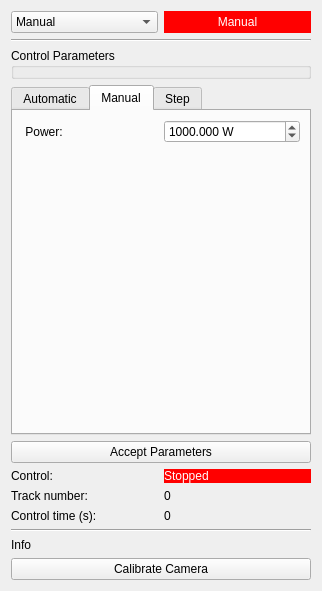
<?xml version="1.0" encoding="UTF-8"?>
<ui version="4.0">
 <class>Form</class>
 <widget class="QWidget" name="Form">
  <property name="geometry">
   <rect>
    <x>0</x>
    <y>0</y>
    <width>322</width>
    <height>591</height>
   </rect>
  </property>
  <property name="windowTitle">
   <string>Form</string>
  </property>
  <layout class="QVBoxLayout" name="verticalLayout">
   <item>
    <layout class="QHBoxLayout" name="horizontalLayout_2">
     <item>
      <widget class="QComboBox" name="btnMode">
       <item>
        <property name="text">
         <string>Manual</string>
        </property>
       </item>
       <item>
        <property name="text">
         <string>Automatic</string>
        </property>
       </item>
       <item>
        <property name="text">
         <string>Step</string>
        </property>
       </item>
      </widget>
     </item>
     <item>
      <widget class="QLabel" name="lblStatus">
       <property name="styleSheet">
        <string notr="true">background-color: rgb(255, 0, 0);
color: rgb(255, 255, 255);</string>
       </property>
       <property name="text">
        <string>Manual</string>
       </property>
       <property name="alignment">
        <set>Qt::AlignCenter</set>
       </property>
      </widget>
     </item>
    </layout>
   </item>
   <item>
    <widget class="Line" name="line_2">
     <property name="orientation">
      <enum>Qt::Horizontal</enum>
     </property>
    </widget>
   </item>
   <item>
    <widget class="QGroupBox" name="grpControl">
     <property name="title">
      <string>Control Parameters</string>
     </property>
     <layout class="QVBoxLayout" name="verticalLayout_2">
      <property name="leftMargin">
       <number>0</number>
      </property>
      <property name="topMargin">
       <number>6</number>
      </property>
      <property name="rightMargin">
       <number>6</number>
      </property>
      <property name="bottomMargin">
       <number>0</number>
      </property>
     </layout>
    </widget>
   </item>
   <item>
    <widget class="QTabWidget" name="tbParams">
     <property name="currentIndex">
      <number>1</number>
     </property>
     <widget class="QWidget" name="tab">
      <attribute name="title">
       <string>Automatic</string>
      </attribute>
      <layout class="QGridLayout" name="gridLayout_4">
       <item row="0" column="0">
        <layout class="QGridLayout" name="gridLayout_3">
         <item row="0" column="0">
          <widget class="QLabel" name="lblWidth">
           <property name="text">
            <string> Width:</string>
           </property>
          </widget>
         </item>
         <item row="0" column="1">
          <widget class="QDoubleSpinBox" name="sbWidth">
           <property name="decimals">
            <number>3</number>
           </property>
           <property name="maximum">
            <double>1000.000000000000000</double>
           </property>
           <property name="value">
            <double>3.000000000000000</double>
           </property>
          </widget>
         </item>
         <item row="4" column="0">
          <widget class="QLabel" name="lblKd">
           <property name="text">
            <string> Kd:</string>
           </property>
          </widget>
         </item>
         <item row="4" column="1">
          <widget class="QDoubleSpinBox" name="sbKd">
           <property name="enabled">
            <bool>true</bool>
           </property>
           <property name="maximum">
            <double>1000.000000000000000</double>
           </property>
          </widget>
         </item>
         <item row="2" column="1">
          <widget class="QDoubleSpinBox" name="sbKp">
           <property name="enabled">
            <bool>true</bool>
           </property>
           <property name="maximum">
            <double>1000.000000000000000</double>
           </property>
           <property name="value">
            <double>5.000000000000000</double>
           </property>
          </widget>
         </item>
         <item row="3" column="1">
          <widget class="QDoubleSpinBox" name="sbKi">
           <property name="enabled">
            <bool>true</bool>
           </property>
           <property name="maximum">
            <double>1000.000000000000000</double>
           </property>
           <property name="value">
            <double>100.000000000000000</double>
           </property>
          </widget>
         </item>
         <item row="3" column="0">
          <widget class="QLabel" name="lblKi">
           <property name="text">
            <string> Ki: </string>
           </property>
          </widget>
         </item>
         <item row="2" column="0">
          <widget class="QLabel" name="lblKp">
           <property name="text">
            <string> Kp: </string>
           </property>
          </widget>
         </item>
         <item row="7" column="1">
          <widget class="QDoubleSpinBox" name="sbTrack"/>
         </item>
         <item row="7" column="0">
          <widget class="QLabel" name="lblTrack_2">
           <property name="text">
            <string>Track lenght(s):</string>
           </property>
          </widget>
         </item>
         <item row="5" column="1">
          <widget class="Line" name="line_4">
           <property name="orientation">
            <enum>Qt::Horizontal</enum>
           </property>
          </widget>
         </item>
         <item row="5" column="0">
          <widget class="Line" name="line">
           <property name="orientation">
            <enum>Qt::Horizontal</enum>
           </property>
          </widget>
         </item>
         <item row="1" column="0">
          <widget class="Line" name="line_5">
           <property name="orientation">
            <enum>Qt::Horizontal</enum>
           </property>
          </widget>
         </item>
         <item row="1" column="1">
          <widget class="Line" name="line_6">
           <property name="orientation">
            <enum>Qt::Horizontal</enum>
           </property>
          </widget>
         </item>
         <item row="6" column="0">
          <widget class="QLabel" name="lblMode">
           <property name="text">
            <string>Mode:</string>
           </property>
          </widget>
         </item>
         <item row="6" column="1">
          <widget class="QComboBox" name="btnAuto">
           <item>
            <property name="text">
             <string>Continuous</string>
            </property>
           </item>
           <item>
            <property name="text">
             <string>Tracks</string>
            </property>
           </item>
          </widget>
         </item>
        </layout>
       </item>
      </layout>
     </widget>
     <widget class="QWidget" name="tab_2">
      <attribute name="title">
       <string>Manual</string>
      </attribute>
      <layout class="QVBoxLayout" name="verticalLayout_5">
       <item>
        <layout class="QGridLayout" name="gridLayout_2">
         <item row="0" column="1">
          <widget class="QDoubleSpinBox" name="sbPower">
           <property name="font">
            <font>
             <weight>50</weight>
             <bold>false</bold>
            </font>
           </property>
           <property name="suffix">
            <string> W</string>
           </property>
           <property name="decimals">
            <number>3</number>
           </property>
           <property name="maximum">
            <double>3500.000000000000000</double>
           </property>
           <property name="singleStep">
            <double>10.000000000000000</double>
           </property>
           <property name="value">
            <double>1000.000000000000000</double>
           </property>
          </widget>
         </item>
         <item row="0" column="0">
          <widget class="QLabel" name="lblPower">
           <property name="font">
            <font>
             <weight>50</weight>
             <bold>false</bold>
            </font>
           </property>
           <property name="text">
            <string> Power:</string>
           </property>
          </widget>
         </item>
         <item row="1" column="1">
          <spacer name="verticalSpacer_2">
           <property name="orientation">
            <enum>Qt::Vertical</enum>
           </property>
           <property name="sizeHint" stdset="0">
            <size>
             <width>20</width>
             <height>40</height>
            </size>
           </property>
          </spacer>
         </item>
        </layout>
       </item>
      </layout>
     </widget>
     <widget class="QWidget" name="tab_3">
      <attribute name="title">
       <string>Step</string>
      </attribute>
      <layout class="QVBoxLayout" name="verticalLayout_4">
       <item>
        <layout class="QGridLayout" name="gridLayout">
         <item row="0" column="1">
          <widget class="QDoubleSpinBox" name="sbPower_2">
           <property name="font">
            <font>
             <weight>50</weight>
             <bold>false</bold>
            </font>
           </property>
           <property name="suffix">
            <string> W</string>
           </property>
           <property name="decimals">
            <number>3</number>
           </property>
           <property name="maximum">
            <double>3500.000000000000000</double>
           </property>
           <property name="singleStep">
            <double>10.000000000000000</double>
           </property>
           <property name="value">
            <double>1000.000000000000000</double>
           </property>
          </widget>
         </item>
         <item row="1" column="1">
          <widget class="QDoubleSpinBox" name="sbTime">
           <property name="value">
            <double>4.000000000000000</double>
           </property>
          </widget>
         </item>
         <item row="0" column="0">
          <widget class="QLabel" name="lblPower_2">
           <property name="font">
            <font>
             <weight>50</weight>
             <bold>false</bold>
            </font>
           </property>
           <property name="text">
            <string> Power:</string>
           </property>
          </widget>
         </item>
         <item row="1" column="0">
          <widget class="QLabel" name="lblTime">
           <property name="text">
            <string>Trigger time(s)</string>
           </property>
          </widget>
         </item>
         <item row="2" column="1">
          <spacer name="verticalSpacer_3">
           <property name="orientation">
            <enum>Qt::Vertical</enum>
           </property>
           <property name="sizeHint" stdset="0">
            <size>
             <width>20</width>
             <height>40</height>
            </size>
           </property>
          </spacer>
         </item>
        </layout>
       </item>
      </layout>
     </widget>
    </widget>
   </item>
   <item>
    <widget class="QPushButton" name="btnControl">
     <property name="text">
      <string>Accept Parameters</string>
     </property>
    </widget>
   </item>
   <item>
    <layout class="QGridLayout" name="gridLayout_7">
     <item row="0" column="0">
      <widget class="QLabel" name="lblControl_2">
       <property name="text">
        <string>Control:</string>
       </property>
      </widget>
     </item>
     <item row="0" column="1">
      <widget class="QLabel" name="lblControl">
       <property name="styleSheet">
        <string notr="true">background-color: rgb(255, 0, 0);
color: rgb(255, 255, 255);</string>
       </property>
       <property name="text">
        <string>Stopped</string>
       </property>
      </widget>
     </item>
     <item row="2" column="0">
      <widget class="QLabel" name="lblLenght">
       <property name="text">
        <string>Control time (s):</string>
       </property>
      </widget>
     </item>
     <item row="2" column="1">
      <widget class="QLabel" name="lblTime_2">
       <property name="text">
        <string>0</string>
       </property>
       <property name="textFormat">
        <enum>Qt::AutoText</enum>
       </property>
      </widget>
     </item>
     <item row="1" column="0">
      <widget class="QLabel" name="lblTrack">
       <property name="text">
        <string>Track number:</string>
       </property>
      </widget>
     </item>
     <item row="1" column="1">
      <widget class="QLabel" name="lblNumber">
       <property name="text">
        <string>0</string>
       </property>
      </widget>
     </item>
    </layout>
   </item>
   <item>
    <widget class="Line" name="line_3">
     <property name="orientation">
      <enum>Qt::Horizontal</enum>
     </property>
    </widget>
   </item>
   <item>
    <widget class="QLabel" name="lblInfo">
     <property name="text">
      <string>Info</string>
     </property>
     <property name="textFormat">
      <enum>Qt::RichText</enum>
     </property>
     <property name="wordWrap">
      <bool>true</bool>
     </property>
    </widget>
   </item>
   <item>
    <widget class="QPushButton" name="btnCalibrate">
     <property name="text">
      <string>Calibrate Camera</string>
     </property>
    </widget>
   </item>
  </layout>
 </widget>
 <resources/>
 <connections/>
</ui>
